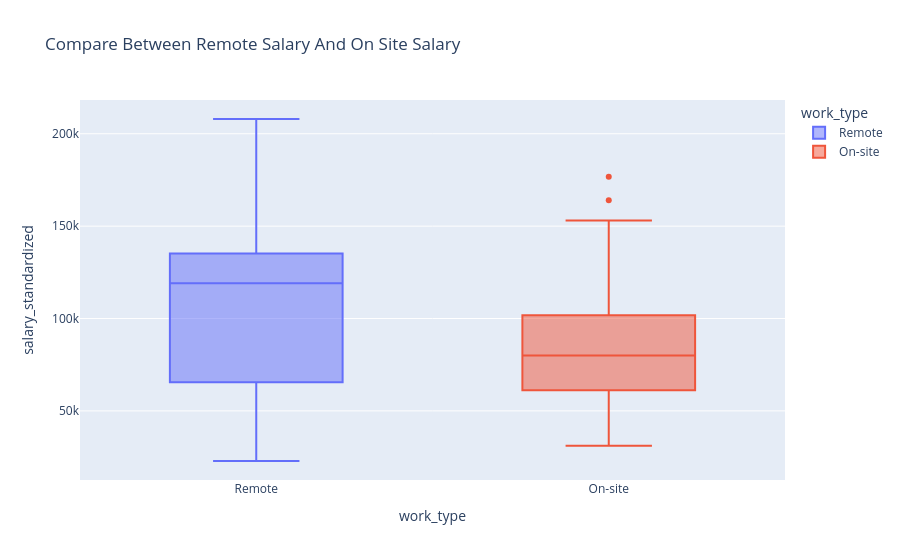

Notebook code cell kept with this figure:
### Markdown cell above
**Interactive Box Plot**

### Code cell
fig = px.box(clear_salary , x="work_type" , y="salary_standardized" , title="Compare Between Remote Salary And On Site Salary" , color="work_type")
fig.show()


"""
        -The plot shows that the salary of remote jobs more greater than the salary of on site jobs 
        -On site salary has outliers this meaning that some on site jobs has a more larger salary rather than other

"""

### Figure 1 — Plotly figure (JSON) as saved in the notebook; plotly's stock layout.template omitted (floating-point values rounded to 4 significant figures)
{"data": [{"alignmentgroup": "True", "hovertemplate": "work_type=%{x}<br>salary_standardized=%{y}<extra></extra>", "legendgroup": "Remote", "marker": {"color": "#636efa"}, "name": "Remote", "notched": false, "offsetgroup": "Remote", "orientation": "v", "showlegend": true, "type": "box", "x": ["Remote", "Remote", "Remote", "Remote", "Remote", "Remote", "Remote", "Remote", "Remote", "Remote", "Remote", "Remote", "Remote", "Remote", "Remote", "Remote", "Remote", "Remote", "Remote", "Remote", "Remote", "Remote", "Remote", "Remote", "Remote", "Remote", "Remote", "Remote", "Remote", "Remote", "Remote", "Remote", "Remote", "Remote", "Remote", "Remote", "Remote", "Remote", "Remote", "Remote", "Remote", "Remote", "Remote", "Remote", "Remote", "Remote", "Remote", "Remote", "Remote"], "x0": " ", "xaxis": "x", "y": [122000.0, 41600.0, 119100.0, 135200.0, 39520.0, 130000.0, 96500.0, 88400.0, 26000.0, 88400.0, 119600.0, 40560.0, 156000.0, 145000.0, 114400.0, 119600.0, 94640.0, 65520.0, 65520.0, 119600.0, 208000.0, 86320.0, 85000.0, 62400.0, 109200.0, 208000.0, 182000.0, 52000.0, 22880.0, 135200.0, 37440.0, 62400.0, 119600.0, 119600.0, 119600.0, 70500.0, 72800.0, 119600.0, 171600.0, 119600.0, 166400.0, 135200.0, 135200.0, 29120.0, 64200.0, 80000.0, 160000.0, 160000.0, 127500.0], "y0": " ", "yaxis": "y"}, {"alignmentgroup": "True", "hovertemplate": "work_type=%{x}<br>salary_standardized=%{y}<extra></extra>", "legendgroup": "On-site", "marker": {"color": "#EF553B"}, "name": "On-site", "notched": false, "offsetgroup": "On-site", "orientation": "v", "showlegend": true, "type": "box", "x": ["On-site", "On-site", "On-site", "On-site", "On-site", "On-site", "On-site", "On-site", "On-site", "On-site", "On-site", "On-site", "On-site", "On-site", "On-site", "On-site", "On-site", "On-site", "On-site", "On-site", "On-site", "On-site", "On-site", "On-site", "On-site", "On-site", "On-site", "On-site", "On-site", "On-site", "On-site", "On-site", "On-site", "On-site", "On-site", "On-site", "On-site", "On-site", "On-site", "On-site", "On-site", "On-site", "On-site"], "x0": " ", "xaxis": "x", "y": [100000.0, 110000.0, 48390.0, 122500.0, 55000.0, 102400.0, 68520.0, 70000.0, 125000.0, 100000.0, 77500.0, 77500.0, 31200.0, 130000.0, 48390.0, 100000.0, 106100.0, 81490.0, 153000.0, 60100.0, 52630.0, 176800.0, 73600.0, 164000.0, 42240.0, 133900.0, 145600.0, 80000.0, 64480.0, 48390.0, 48390.0, 48390.0, 80000.0, 100000.0, 100000.0, 100000.0, 47210.0, 89440.0, 80000.0, 80000.0, 80000.0, 79200.0, 79200.0], "y0": " ", "yaxis": "y"}], "layout": {"boxmode": "overlay", "legend": {"title": {"text": "work_type"}, "tracegroupgap": 0}, "title": {"text": "Compare Between Remote Salary And On Site Salary"}, "xaxis": {"anchor": "y", "categoryarray": ["Remote", "On-site"], "categoryorder": "array", "domain": [0, 1], "title": {"text": "work_type"}}, "yaxis": {"anchor": "x", "domain": [0, 1], "title": {"text": "salary_standardized"}}}}
